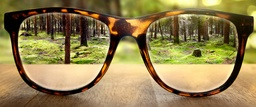
#> input picture machine_learning/blur_areas_detection/blur.jpg, 256 x 107 px, shrunk from 1200 x 500 before the run, found by its file name
$ python lab2_glvn.py
#> lines starting #> are read from the running program, lines starting #| are printed output that depends on the picture; after the words box and inside, x2 and y2 are one past the last pixel; in counts of white or black regions, pixels touching at a corner belong together
#> in draw_blur, init is the input picture: shape (107, 256, 3); mean B, G, R 79.7, 129.1, 147.1
import cv2
import numpy as np
from PIL import Image
import os
from scipy.signal import convolve2d as conv2


class Picture:
    def __init__(self, image):
        self.img = image

    def split_areas(self, num_x, num_y):
#> called with num_x = 10, num_y = 10
        splited = []
        imgwidth, imgheight = self.img.size
#> imgwidth = 256; imgheight = 107
        step_x = round(imgwidth / num_x)
#> step_x = 26
        step_y = round(imgheight / num_y)
#> step_y = 11
        i = 0
        while i < imgwidth:
            j = 0
            while j < imgheight:
                box = (i, j, i + step_x, j + step_y)
                a = self.img.crop(box)
                splited.append((((i, j), (i + step_x, j + step_y)), np.asarray(a.convert('L'))))
                j += step_y
            i += step_x
#> after the loop, i = 260; splited = 100 items

        return splited


def lv(img, m, n, wx, wy):  # local variance at point (m,n)
    res = 0
    I_mean = 0
    for i in range(0, wx):
        for j in range(0, wy):
            I_mean += img[m + i][n + j]

    I_mean = I_mean / (wx * wy)

    for i in range(0, wx):
        for j in range(0, wy):
            res += (img[m + i][n + j] - I_mean) ** 2

    return res / (wx * wy)


def glvn(img):  # чем меньше значение, тем более размыто изображение
    N, M = img.shape
    wx = 3  # window size x
    wy = 3  # window size x
    lv_mean = 0
    res = 0

    for i in range(N - wx):
        for j in range(M - wy):
            lv_mean += lv(img, i, j, wx, wy)

    lv_mean = lv_mean / (N * M)

    for i in range(N - wx):
        for j in range(M - wy):
            res += (lv(img, i, j, wx, wy) - lv_mean) ** 2

    return res / (N * M)


def sobel(img):
    S_x = [[-1, 0, 1],
           [-2, 0, 2],
           [-1, 0, 1]
           ]
    S_y = [[1, 2, 1],
           [0, 0, 0],
           [-1, -2, -1]
           ]
    G_x = conv2(img, S_x)
    G_y = conv2(img, S_y)

    S = np.sqrt(np.square(G_x) + np.square(G_y))

    return S


def teng(img):
    S = sobel(img)
    threshold = np.max(S) * 0.8  # надо подбирать
    res = np.where(S > threshold)

    return np.sum(np.square(res))


def sob_variance(img):
    N, M = img.shape
    S = sobel(img)
    threshold = np.max(S) * 0.8
    res = np.where(S > threshold)
    S_mean = np.sum(res) / (N * M)
    sob_var = np.sum(np.square(np.subtract(res, S_mean)))
    return sob_var


def draw_blur(filename, nx, ny, mode=None):
    init = cv2.imread(filename)
    img = Image.open(filename)
    pict = Picture(img)
    res = pict.split_areas(nx, ny)
#> res = 100 items
    blured_areas = []
    if mode == 'glvn':
        GLVN_val = []
        for el in res:
            GLVN = glvn(el[1])
            blured_areas.append((el[0], GLVN))
            GLVN_val.append(GLVN)
#> this loop made 100 passes
#> (N in glvn, M in glvn, wx in glvn, wy in glvn, lv_mean in glvn) on pass 1: (11, 26, 3, 3, 9.23)

        threshold = max(GLVN_val) * 0.2
        for el in blured_areas:
            if el[1] < threshold:
                cv2.rectangle(init, el[0][0], el[0][1], (0, 0, 255), 2)
#> this loop made 100 passes
#> el on passes 1 to 12: (((0, 0), (26, 11)), 198.5), (((0, 11), (26, 22)), 307523.7), (((0, 22), (26, 33)), 1464269), (((0, 33), (26, 44)), 3107336.2), (((0, 44), (26, 55)), 3994868.4), (((0, 55), (26, 66)), 2086368), (((0, 66), (26, 77)), 1369437), (((0, 77), (26, 88)), 237734.8), (((0, 88), (26, 99)), 2870.6), (((0, 99), (26, 110)), 69785), (((26, 0), (52, 11)), 95425.4), (((26, 11), (52, 22)), 394743.5)
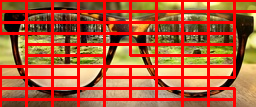
#> init: shape (107, 256, 3); mean B, G, R 53.5, 87.1, 181.2

            # cv2.imshow("blur", init)
        cv2.imwrite('blured_glvn.jpg', init)

    elif mode == 'tenengrad':
        TENG_val = []
        for el in res:
            TENG = teng(el[1])
            blured_areas.append((el[0], TENG))
            TENG_val.append(TENG)

        threshold = max(TENG_val) * 0.4
        for el in blured_areas:
            if el[1] > threshold:
                cv2.rectangle(init, el[0][0], el[0][1], (0, 0, 255), 2)

        cv2.imwrite('blured_teng.jpg', init)

    elif mode == 'sobel_variance':
        SOB_val = []
        for el in res:
            SOB = teng(el[1])
            blured_areas.append((el[0], SOB))
            SOB_val.append(SOB)

        threshold = max(SOB_val) * 0.2
        for el in blured_areas:
            if el[1] > threshold:
                cv2.rectangle(init, el[0][0], el[0][1], (0, 0, 255), 2)

        cv2.imwrite('blured_sobel.jpg', init)


def main():
    path = os.getcwd()
    filename = 'blur_areas_detection/blur.jpg'
    # filename = 'test.jpg'
    mode = ['glvn', 'tenengrad', 'sobel_variance']
    nx = 10
    ny = 10
    draw_blur(filename, nx, ny, mode[0])
    draw_blur(filename, nx, ny, mode[1])
#> call 2 of draw_blur, with filename = 'blur_areas_detection/blur.jpg', nx = 10, ny = 10, mode = 'tenengrad'
#> the loop in draw_blur (call 2), `for el in res:` made 100 passes
#> the loop in draw_blur (call 2), `for el in blured_areas:` made 100 passes
#> el on passes 1 to 12: (((0, 0), (26, 11)), 9643), (((0, 11), (26, 22)), 8442), (((0, 22), (26, 33)), 10482), (((0, 33), (26, 44)), 24305), (((0, 44), (26, 55)), 10929), (((0, 55), (26, 66)), 20961), (((0, 66), (26, 77)), 9034), (((0, 77), (26, 88)), 17460), (((0, 88), (26, 99)), 1960), (((0, 99), (26, 110)), 554), (((26, 0), (52, 11)), 8300), (((26, 11), (52, 22)), 3667)
#> after the loop in draw_blur (call 2), `for el in blured_areas:`:
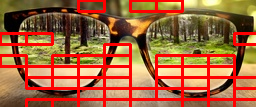
#> init: shape (107, 256, 3); 19.48% of pixels changed, all inside (x1, y1, x2, y2) = (0, 0, 256, 107)
    draw_blur(filename, nx, ny, mode[2])
#> call 3 of draw_blur, with filename = 'blur_areas_detection/blur.jpg', nx = 10, ny = 10, mode = 'sobel_variance'
#> the loop in draw_blur (call 3), `for el in res:` made 100 passes
#> the loop in draw_blur (call 3), `for el in blured_areas:` made 100 passes
#> after the loop in draw_blur (call 3), `for el in blured_areas:`:
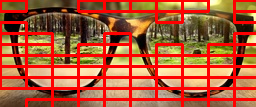
#> init: shape (107, 256, 3); mean B, G, R 54.9, 89.5, 172.5


if __name__ == '__main__':
    main()
